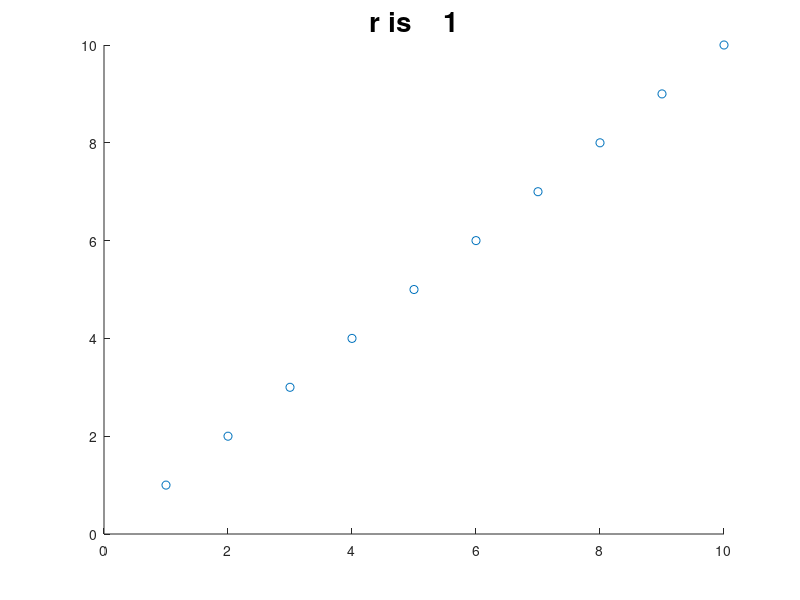
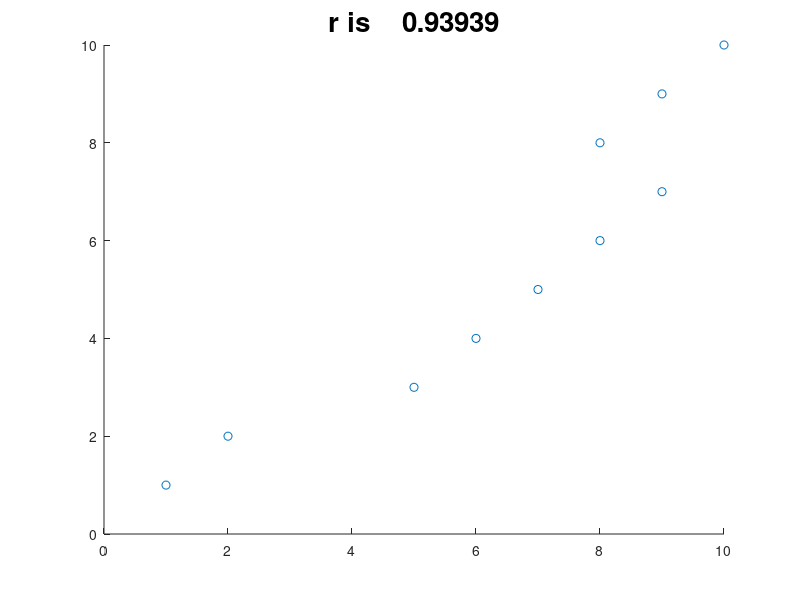
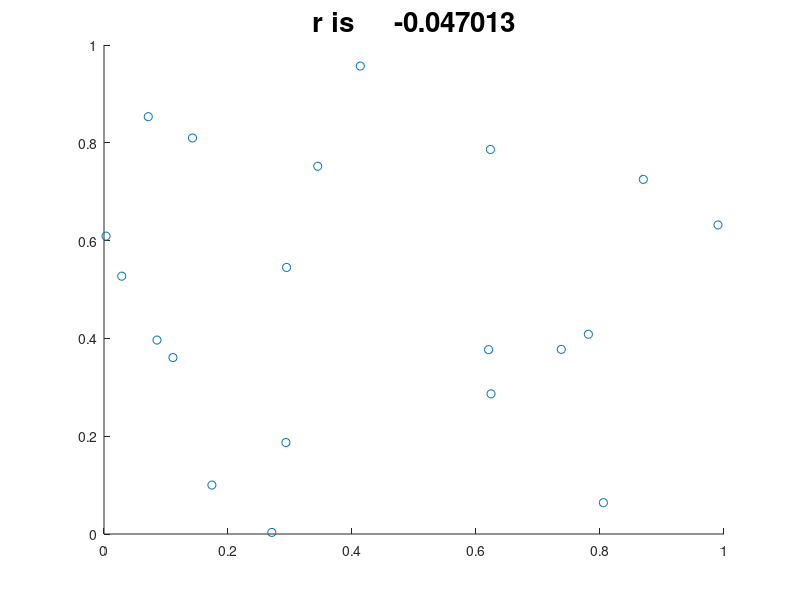

Write the MATLAB code that produced these figures, in order.
clear all
x=[1 2 3 4 5 6 7 8 9 10]';
y=[1 2 3 4 5 6 7 8 9 10]';

numx=numel(x);

multixy=zeros(numx,1);
xsq=zeros(numx,1);
ysq=zeros(numx,1);

for i=1:numx
    multixy(i)=x(i)*y(i);
    xsq(i)=x(i)^2;
    ysq(i)=y(i)^2;
end

sumx=sum(x);
sumy=sum(y);
sumxsq=sum(xsq);
sumysq=sum(ysq);
summultixy=sum(multixy);

rnumel=numx*summultixy-sumx*sumy;
rdenom=sqrt(numx*sumxsq-sumx^2)*sqrt(numx*sumysq-sumy^2);

r=rnumel/rdenom

figure(1)
scatter(x,y,'k.')
titlefg1=['r is    ' num2str(r)];
title(titlefg1,'fontsize',20)

x=[1 2 5 6 7 8 9 8 9 10]';
y=[1 2 3 4 5 6 7 8 9 10]';

numx=numel(x);

multixy=zeros(numx,1);
xsq=zeros(numx,1);
ysq=zeros(numx,1);

for i=1:numx
    multixy(i)=x(i)*y(i);
    xsq(i)=x(i)^2;
    ysq(i)=y(i)^2;
end

sumx=sum(x);
sumy=sum(y);
sumxsq=sum(xsq);
sumysq=sum(ysq);
summultixy=sum(multixy);

rnumel=numx*summultixy-sumx*sumy;
rdenom=sqrt(numx*sumxsq-sumx^2)*sqrt(numx*sumysq-sumy^2);

r=rnumel/rdenom

figure(2)
scatter(x,y,'k.')
titlefg1=['r is    ' num2str(r)];
title(titlefg1,'fontsize',20)

x=rand(20,1)
y=rand(20,1)
% [6 7 8 6 7 8 4 5 6 7]';
% y=[1 2 3 4 5 6 7 8 9 10]';

numx=numel(x);

multixy=zeros(numx,1);
xsq=zeros(numx,1);
ysq=zeros(numx,1);

for i=1:numx
    multixy(i)=x(i)*y(i);
    xsq(i)=x(i)^2;
    ysq(i)=y(i)^2;
end

sumx=sum(x);
sumy=sum(y);
sumxsq=sum(xsq);
sumysq=sum(ysq);
summultixy=sum(multixy);

rnumel=numx*summultixy-sumx*sumy;
rdenom=sqrt(numx*sumxsq-sumx^2)*sqrt(numx*sumysq-sumy^2);

r=rnumel/rdenom

figure(3)
scatter(x,y,'k.')
titlefg1=['r is     ' num2str(r)];
title(titlefg1,'fontsize',20)





